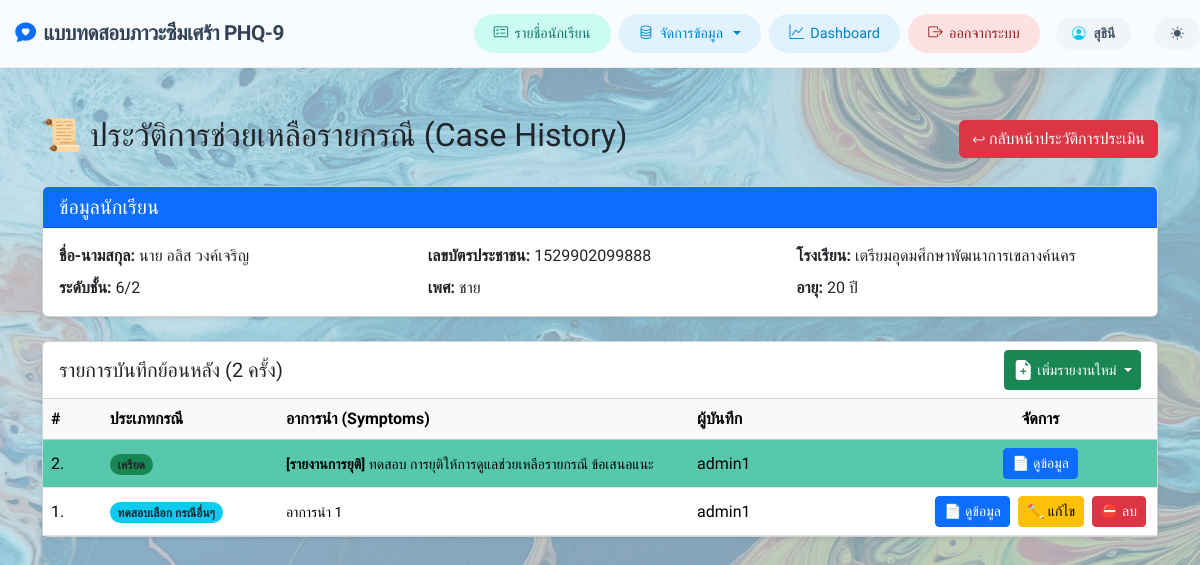
The app's page /add_case_history.php?pid=1529902099888 (signed in) with its own data.
### tables this page shows
CREATE TABLE `student_data` (
  `school_id` int DEFAULT NULL COMMENT 'รหัสโรงเรียน',
  `pid` varchar(13) NOT NULL COMMENT 'รหัสบัตรประชาชน',
  `sex` int DEFAULT NULL,
  `prefix_id` int DEFAULT NULL COMMENT 'ไอดีคำนำหน้าชื่อ',
  `fname` varchar(100) DEFAULT NULL COMMENT 'ชื่อ',
  `lname` varchar(100) DEFAULT NULL COMMENT 'นามสกุล',
  `age` int DEFAULT NULL COMMENT 'อายุ',
  `class` varchar(20) DEFAULT NULL COMMENT 'ชั้นเรียน',
  `room` varchar(20) DEFAULT NULL COMMENT 'ห้อง',
  `tel` varchar(10) DEFAULT NULL COMMENT 'เบอร์โทรศัพท์',
  `date_time` datetime DEFAULT NULL COMMENT 'เวลาที่กรอกแบบฟอร์ม'
);

CREATE TABLE `prefix` (
  `prefix_id` int NOT NULL,
  `prefix_name` varchar(50) NOT NULL
);

CREATE TABLE `school` (
  `school_id` int NOT NULL,
  `school_name` varchar(191) DEFAULT NULL
);

CREATE TABLE `sex` (
  `sex_id` int NOT NULL,
  `sex_name` varchar(15) DEFAULT NULL
);

CREATE TABLE `closure_report` (
  `id` int NOT NULL COMMENT 'รหัสรายงาน (Primary Key)',
  `pid` varchar(13) NOT NULL COMMENT 'รหัสบัตรประชาชนนักเรียน (FK)',
  `case_type` varchar(100) DEFAULT NULL COMMENT 'ประเภทกรณี (ซึมเศร้า, เครียด, ฯลฯ)',
  `case_count` int DEFAULT NULL COMMENT 'ครั้งที่ (1-10)',
  `report_date` date DEFAULT NULL COMMENT 'วันที่รายงาน',
  `detail_family` text COMMENT 'รายละเอียดการติดตาม-ครอบครัว',
  `detail_school` text COMMENT 'รายละเอียดการติดตาม-โรงเรียน',
  `detail_hospital` text COMMENT 'รายละเอียดการติดตาม-โรงพยาบาล',
  `suggestion` text COMMENT 'ข้อเสนอแนะ',
  `recorder` varchar(50) DEFAULT NULL COMMENT 'ผู้บันทึกข้อมูล (Username)',
  `created_at` datetime DEFAULT CURRENT_TIMESTAMP COMMENT 'วันเวลาที่บันทึก',
  `updated_at` datetime DEFAULT CURRENT_TIMESTAMP ON UPDATE CURRENT_TIMESTAMP COMMENT 'วันเวลาที่แก้ไขล่าสุด'
);

CREATE TABLE `add_caselog` (
  `id` int NOT NULL COMMENT 'รหัสลำดับเคส (Primary Key)',
  `pid` varchar(13) NOT NULL COMMENT 'รหัสบัตรประชาชนนักเรียน (FK)',
  `case_type` varchar(100) DEFAULT NULL COMMENT 'ประเภทกรณี (ซึมเศร้า, เครียด, ฯลฯ)',
  `report_date` date DEFAULT NULL COMMENT 'วันที่รายงาน',
  `presenting_symptoms` text COMMENT 'อาการนำ (Presenting Symptoms)',
  `history_personal` text COMMENT 'ประวัติส่วนตัว',
  `history_family` text COMMENT 'ข้อมูลจากครอบครัว',
  `history_school` text COMMENT 'ข้อมูลจากโรงเรียน',
  `personal_habits` text COMMENT 'นิสัยส่วนตัว',
  `history_hospital` text COMMENT 'ข้อมูลจากโรงพยาบาล',
  `consultation_details` text COMMENT 'รายละเอียดการให้การปรึกษา',
  `event_details` text COMMENT 'รายละเอียดเหตุการณ์',
  `assist_school` text COMMENT 'แนวทางช่วยเหลือ-โรงเรียน',
  `assist_hospital` text COMMENT 'แนวทางช่วยเหลือ-โรงพยาบาล',
  `assist_parent` text COMMENT 'แนวทางช่วยเหลือ-ผู้ปกครอง',
  `assist_other` text COMMENT 'แนวทางช่วยเหลือ-หน่วยงานอื่น',
  `suggestions` text COMMENT 'ข้อเสนอแนะ',
  `recorder` varchar(50) DEFAULT NULL COMMENT 'ผู้บันทึกข้อมูล (FK)',
  `created_at` datetime DEFAULT CURRENT_TIMESTAMP COMMENT 'วันเวลาที่บันทึก',
  `updated_at` datetime DEFAULT CURRENT_TIMESTAMP ON UPDATE CURRENT_TIMESTAMP COMMENT 'วันเวลาที่แก้ไขล่าสุด'
);

### public/add_case_history.php (the view, shortened to what this page needs)
<?php
$pid = $_GET['pid'];
$db = Database::connect();
try {
    $sql_student = "SELECT s.*, p.prefix_name, sc.school_name, sx.sex_name
                    FROM student_data s
                    LEFT JOIN prefix p ON s.prefix_id = p.prefix_id
                    LEFT JOIN school sc ON s.school_id = sc.school_id
                    LEFT JOIN sex sx ON s.sex = sx.sex_id
                    WHERE s.pid = :pid";
    $stmtStudent = $db->prepare($sql_student);
    $stmtStudent->execute([':pid' => $pid]);
    $student = $stmtStudent->fetch(PDO::FETCH_ASSOC);
    $sql_caselog = "SELECT ac.*, 'case' as record_type, u.fname AS u_fname, u.lname AS u_lname, p.prefix_name AS u_prefix
                    FROM add_caselog ac
                    LEFT JOIN users u ON ac.recorder = u.username
                    LEFT JOIN prefix p ON u.prefix_id = p.prefix_id
                    WHERE ac.pid = :pid";
    $stmtCaselog = $db->prepare($sql_caselog);
    $stmtCaselog->execute([':pid' => $pid]);
    $logs = $stmtCaselog->fetchAll(PDO::FETCH_ASSOC);
    $sql_closure = "SELECT cr.*, 'closure' as record_type, u.fname AS u_fname, u.lname AS u_lname, p.prefix_name AS u_prefix
                    FROM closure_report cr
                    LEFT JOIN users u ON cr.recorder = u.username
                    LEFT JOIN prefix p ON u.prefix_id = p.prefix_id
                    WHERE cr.pid = :pid";
    $stmtClosure = $db->prepare($sql_closure);
    $stmtClosure->execute([':pid' => $pid]);
    $closures = $stmtClosure->fetchAll(PDO::FETCH_ASSOC);
    $caseLogs = array_merge($logs, $closures);
    usort($caseLogs, function ($a, $b) {
        if ($a['record_type'] === 'closure' && $b['record_type'] !== 'closure') {
            return -1;
        }
        if ($a['record_type'] !== 'closure' && $b['record_type'] === 'closure') {
            return 1;
        }
        return strtotime($b['created_at']) - strtotime($a['created_at']);
    });
} catch (PDOException $e) {
    echo "<div class='alert alert-danger'>เกิดข้อผิดพลาด: " . htmlspecialchars($e->getMessage()) . "</div>";
    exit;
}
?>
<!DOCTYPE html>
<html lang="th">
<head>
    <link rel="stylesheet" href="https://cdn.jsdelivr.net/npm/sweetalert2@11/dist/sweetalert2.min.css">
    <link href="https://cdn.jsdelivr.net/npm/bootstrap@5.3.3/dist/css/bootstrap.min.css" rel="stylesheet">
    <link rel="stylesheet" href="https://cdn.jsdelivr.net/npm/bootstrap-icons@1.11.3/font/bootstrap-icons.min.css">
    <link href="css/style.css" rel="stylesheet">
</head>
<body>
    <?php require_once 'navbar.php'; ?>
    <div class="container mt-5">
        <div class="d-flex justify-content-between align-items-center mb-4">
            <h2>📜 ประวัติการช่วยเหลือรายกรณี (Case History)</h2>
            <a href="phq_history.php?pid=<?= htmlspecialchars($pid) ?>" class="btn btn-danger">↩ กลับหน้าประวัติการประเมิน</a>
        </div>
        <div class="card shadow-sm mb-4">
            <div class="card-header bg-primary text-white">
                <h5 class="mb-0">ข้อมูลนักเรียน</h5>
            </div>
            <div class="card-body">
                <div class="row">
                    <div class="col-md-4">
                        <strong>ชื่อ-นามสกุล:</strong>
                        <?= htmlspecialchars(($student['prefix_name'] ?? '') . ' ' . ($student['fname'] ?? '-') . ' ' . ($student['lname'] ?? '-')) ?>
                    </div>
                    <div class="col-md-4">
                        <strong>เลขบัตรประชาชน:</strong> <?= htmlspecialchars($student['pid']) ?>
                    </div>
                    <div class="col-md-4">
                        <strong>โรงเรียน:</strong> <?= htmlspecialchars($student['school_name'] ?? '-') ?>
                    </div>
                    <div class="col-md-4 mt-2">
                        <strong>ระดับชั้น:</strong> <?= htmlspecialchars($student['class'] ?? '-') ?>/<?= htmlspecialchars($student['room'] ?? '-') ?>
                    </div>
                    <div class="col-md-4 mt-2">
                        <strong>เพศ:</strong> <?= htmlspecialchars($student['sex_name'] ?? '-') ?>
                    </div>
                    <div class="col-md-4 mt-2">
                        <strong>อายุ:</strong> <?= htmlspecialchars($student['age'] ?? '-') ?> ปี
                    </div>
                </div>
            </div>
        </div>
        <div class="card shadow-sm">
            <div class="card-header bg-white d-flex justify-content-between align-items-center">
                <h5 class="mb-0">รายการบันทึกย้อนหลัง (<?= count($caseLogs) ?> ครั้ง)</h5>
                <div class="d-flex gap-2">
                    <div class="dropdown">
                        <button class="btn btn-success btn-sm dropdown-toggle d-inline-flex align-items-center gap-1" type="button" data-bs-toggle="dropdown" aria-expanded="false">
                            <i class="bi bi-file-earmark-plus-fill fs-5"></i> เพิ่มรายงานใหม่
                        </button>
                    </div>
                </div>
            </div>
            <div class="card-body p-0">
                <div class="table-responsive">
                    <table class="table table-hover table-striped mb-0 align-middle text-nowrap">
                        <thead class="table-light">
                            <tr>
                                <th style="width: 5%">#</th>
                                <th style="width: 15%">ประเภทกรณี</th>
                                <th style="width: 35%">อาการนำ (Symptoms)</th>
                                <th style="width: 20%">ผู้บันทึก</th>
                                <th style="width: 10%" class="text-center">จัดการ</th>
                            </tr>
                        </thead>
                        <tbody>
                            <?php if (count($caseLogs) > 0): ?>
                                <?php foreach ($caseLogs as $index => $log): ?>
                                    <?php
                                    $isClosure = ($log['record_type'] === 'closure');
                                    $rowStyle = $isClosure ? 'style="background-color: #5DD3B6; --bs-table-bg: #5DD3B6;"' : '';
                                    $modalId = 'viewModal_' . $log['record_type'] . '_' . $log['id'];
                                    ?>
                                    <tr <?= $rowStyle ?>>
                                        <td><?= count($caseLogs) - $index ?>.</td>
                                        <td>
                                            <span class="badge rounded-pill <?= $isClosure ? 'bg-success' : 'bg-info' ?> text-dark">
                                                <?= htmlspecialchars($log['case_type']) ?>
                                            </span>
                                        </td>
                                        <td>
                                            <small>
                                                <?php if ($isClosure): ?>
                                                    <strong>[รายงานการยุติ]</strong> <?= htmlspecialchars(mb_strimwidth($log['suggestion'] ?? '', 0, 100, '...')) ?>
                                                <?php else: ?>
                                                    <?= htmlspecialchars(mb_strimwidth($log['presenting_symptoms'] ?? '', 0, 100, '...')) ?>
                                                <?php endif; ?>
                                            </small>
                                        </td>
                                        <td><?= htmlspecialchars($log['recorder']) ?></td>
                                        <td class="text-center text-nowrap">
                                            <button type="button" class="btn btn-sm btn-primary text-nowrap" data-bs-toggle="modal" data-bs-target="#<?= $modalId ?>">
                                                📄 ดูข้อมูล
                                            </button>
                                            <?php if (!$isClosure): ?>
                                                <button type="button" class="btn btn-sm btn-warning text-nowrap ms-1" data-bs-toggle="modal" data-bs-target="#editCaseModal<?= $log['id'] ?>">
                                                    ✏️ แก้ไข
                                                </button>
                                                <form action="api/delete_case.php" method="POST" class="d-inline" onsubmit="return confirm('คุณต้องการลบรายงานนี้ใช่หรือไม่?\n⚠️ การกระทำนี้ไม่สามารถย้อนกลับได้ และรูปภาพประกอบจะถูกลบด้วย');">
                                                    <button type="submit" class="btn btn-sm btn-danger text-nowrap ms-1">⛔ ลบ</button>
                                                </form>
                                            <?php endif; ?>
                                        </td>
                                    </tr>
                                <?php endforeach; ?>
                            <?php endif; ?>
                        </tbody>
                    </table>
                </div>
            </div>
        </div>
    </div>
</body>
</html>

### public/css/style.css (style rules this page uses)
:root { --font-family-sans: 'Mitr', sans-serif; --font-family-heading: 'Mitr', sans-serif; }
body { background-color: #BBE0EF; position: relative; background-attachment: fixed; font-family: var(--font-family-sans); }
h1, h2, h3, h4, h5, h6, .h1, .h2, .h3, .h4, .h5, .h6 { font-family: var(--font-family-heading); }
body::before { content: ""; position: fixed; top: 0; left: 0; width: 100%; height: 100%; background-image: url('../image/bg_login.jpg'); background-size: cover; background-position: center; background-repeat: no-repeat; opacity: 0.30; z-index: -1; }

### records on screen
student_data: prefix+fname+lname "นาย อลิส วงค์เจริญ", pid "1529902099888", school.school_name "เตรียมอุดมศึกษาพัฒนาการเขลางค์นคร", class "6", room "2", sex.sex_name "ชาย", age "20"
closure_report: count($caseLogs) - $index "2", case_type "เครียด", suggestion "ทดสอบ การยุติให้การดูแลช่วยเหลือรายกรณี ข้อเสนอแนะ", recorder "admin1"
add_caselog: count($caseLogs) - $index "1", case_type "ทดสอบเลือก กรณีอื่นๆ", presenting_symptoms "อาการนำ 1", recorder "admin1"

### other values on screen
$_SESSION['user']['fname'] "สุธินี"
count($caseLogs) "2"
